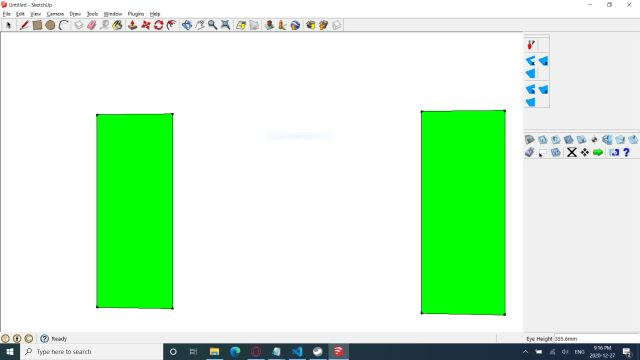
#> input picture 2017-pegsAtDistance/01dinf-pegs-14hiin.jpg, 640 x 360 px, found by its file name
$ python Task-D5_IntroductionToContourAndDistance.py
#> lines starting #> are read from the running program, lines starting #| are printed output that depends on the picture; after the words box and inside, x2 and y2 are one past the last pixel; in counts of white or black regions, pixels touching at a corner belong together
# This is a pseudo code file for Merge Robotics

# This is task D5 - > Introduction to Contours and Distance Calculations

# Last task we looped through images with keyboard control, this time we will complicate life by introducing parts of Task G and H to measure distance from camera to a vision target

# You can find answers to complete this task in the following links
# -> https://opencv-python-tutroals.readthedocs.io/en/latest/py_tutorials/py_gui/py_drawing_functions/py_drawing_functions.html
# -> https://opencv-python-tutroals.readthedocs.io/en/latest/py_tutorials/py_imgproc/py_contours/py_contours_begin/py_contours_begin.html#contours-getting-started
# -> https://opencv-python-tutroals.readthedocs.io/en/latest/py_tutorials/py_imgproc/py_contours/py_contour_features/py_contour_features.html#contour-area
# -> https://opencv-python-tutroals.readthedocs.io/en/latest/py_tutorials/py_imgproc/py_contours/py_contour_features/py_contour_features.html#a-straight-bounding-rectangle
# -> https://docs.wpilib.org/en/stable/docs/software/vision-processing/introduction/identifying-and-processing-the-targets.html?highlight=distance#measurements

# To help we have comments to prompt how to do this is below

# Imports!
# Python - import modules of code as required (OpenCV here)
import numpy as np
import cv2

# Constants!
# colors for screen information
colBgrBlue = (255, 0, 0)
colBgrGreen = (0 , 255, 0)
colBgrRed = (0, 0, 255)
colRgbYellow = (0, 255, 255)
colRgbPurple = (255, 102, 153)

# colors for HSV filtering
colHsvLowerGreen = (55, 220, 220)
colHsvUpperGreen = (65, 255, 255)

# fonts for displaying text
font = cv2.FONT_HERSHEY_SIMPLEX

# define a string variable for the path to the file
strPathName = '2017-pegsAtDistance/'

# define and fill an array with the names of images
arrImageFiles = []
arrImageFiles.append('01dinf-pegs-14hiin.jpg')
arrImageFiles.append('02dinf-pegs-14hiin.jpg')
arrImageFiles.append('03dinf-pegs-14hiin.jpg')
arrImageFiles.append('04dinf-pegs-14hiin.jpg')
arrImageFiles.append('05dinf-pegs-14hiin.jpg')
arrImageFiles.append('06dinf-pegs-14hiin.jpg')
arrImageFiles.append('07dinf-pegs-14hiin.jpg')
arrImageFiles.append('08dinf-pegs-14hiin.jpg')
arrImageFiles.append('09dinf-pegs-14hiin.jpg')
arrImageFiles.append('10dinf-pegs-14hiin.jpg')
arrImageFiles.append('11dinf-pegs-14hiin.jpg')
arrImageFiles.append('12dinf-pegs-14hiin.jpg')
arrImageFiles.append('13dinf-pegs-14hiin.jpg')
arrImageFiles.append('14dinf-pegs-14hiin.jpg')
arrImageFiles.append('15dinf-pegs-14hiin.jpg')
arrImageFiles.append('16dinf-pegs-14hiin.jpg')
arrImageFiles.append('17dinf-pegs-14hiin.jpg')
arrImageFiles.append('18dinf-pegs-14hiin.jpg')
arrImageFiles.append('19dinf-pegs-14hiin.jpg')
arrImageFiles.append('20dinf-pegs-14hiin.jpg')

# setup loop
flgExit = False
intCounter = 0
while not(flgExit):

    # load a color image using the string and array
    bgrOriginal = cv2.imread(strPathName + arrImageFiles[intCounter])
#> bgrOriginal is the input picture: shape (360, 640, 3); mean B, G, R 207.8, 241.8, 206.2

    # mask the image to only show yellow or green images
    hsvOriginal = cv2.cvtColor(bgrOriginal, cv2.COLOR_BGR2HSV)
#> hsvOriginal: shape (360, 640, 3); mean H, S, V 21.2, 41.2, 243

    # define a range of from upper to lower in HSV
    arrLowerColor = np.array([colHsvLowerGreen], dtype='int32')
    arrUpperColor = np.array([colHsvUpperGreen], dtype='int32')

    # threshold the HSV image to get only green color
    mskBinary = cv2.inRange(hsvOriginal, arrLowerColor, arrUpperColor)
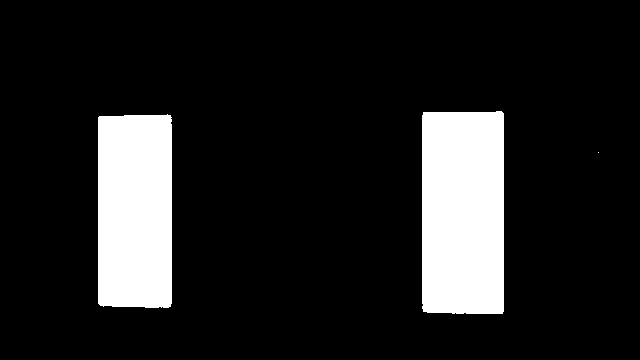
#> mskBinary: shape (360, 640); 13.3% white; 3 white regions (1 under 20 px)

    # create a full color mask
    # Bitwise-AND binary mask and original image
    mskColor = cv2.bitwise_and(bgrOriginal, bgrOriginal, mask=mskBinary)
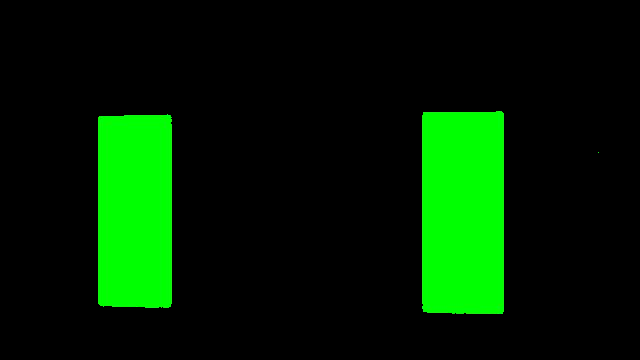
#> mskColor: shape (360, 640, 3); mean B, G, R 0.3, 33.9, 0.2

    # generate the array of Contours
    contours, hierarchy = cv2.findContours(mskBinary, cv2.RETR_TREE, cv2.CHAIN_APPROX_SIMPLE)
#> contours = 3 contours, 1 with area under 20; largest, box (x1, y1, x2, y2) and area: (422, 111, 504, 314) 16241, (98, 114, 172, 308) 13918

    # sort the array of Contours by area
    contours = sorted(contours, key=lambda x: cv2.contourArea(x), reverse=True)
    print('Found', len(contours), 'contours in this photo!')
#| Found 3 contours in this photo!
    indiv = contours[0]
#> indiv = contour of 28 points, box (x1, y1, x2, y2) (422, 111, 504, 314), area 16241
    print (indiv)
#> (printed output is left out)

    # draw circle at centroid of target on colour mask, and known distance to target as text
    cv2.drawContours(mskColor, [indiv], 0, colRgbPurple, 3)
    cv2.putText(mskColor, 'Real Dist: ' + str(int(arrImageFiles[intCounter][:2])) + ' ft', (20, 40), font, 0.5, colRgbYellow, 1, cv2.LINE_AA)
    M = cv2.moments(indiv)
#> M = moments, m00 16241, centre m10/m00, m01/m00 = (462.6, 212.2)
    cx = int(M['m10']/M['m00'])
#> cx = 462
    cy = int(M['m01']/M['m00'])
#> cy = 212
    cv2.circle(mskColor, (cx,cy), 4, colRgbPurple, -1)
#> mskColor: shape (360, 640, 3); mean B, G, R 3.4, 33.6, 2.3

    # indicare the height of the found target, assumed to be largest contour
    ix, iy, iw, ih = cv2.boundingRect(indiv)
#> ix = 422; iy = 111; iw = 82; ih = 203
    cv2.putText(mskColor, 'Target Height: ' + str(ih) + ' pixels', (20, 60), font, 0.5, colRgbYellow, 1, cv2.LINE_AA)
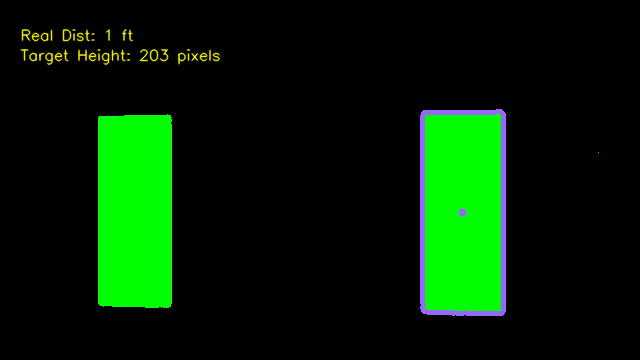
#> mskColor: shape (360, 640, 3); mean B, G, R 3.4, 34.2, 2.9

    # display the colour mask image to screen
    cv2.imshow('This is the Colour mask', mskColor)

    # wait for user input to move or close
    while(True):
        ke = cv2.waitKeyEx(0)
#> (key Esc is pressed here)
        if ke == 113 or ke == 27:
            flgExit = True
            break
        if ke == 105 or ke == 2490368:
            intCounter = intCounter - 1
            if intCounter < 0:
                intCounter = len(arrImageFiles) - 1
            break
        if ke == 109 or ke == 2621440:
            intCounter = intCounter + 1
            if intCounter > len(arrImageFiles) - 1:
                intCounter = 0
            break

# cleanup and exit
cv2.destroyAllWindows()
